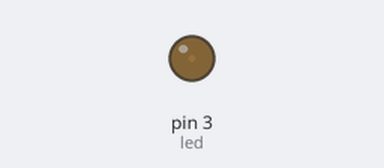
The sketch below on a simulated Arduino Uno, built with avr-gcc and run on an emulated ATmega328P. Shown: output pins drawn as LEDs (lit = HIGH).

Above: at 0.05 s.
At 0.95 s:
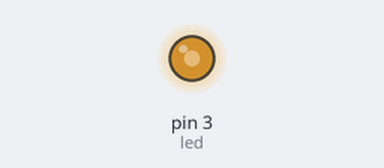
At 1.4 s:
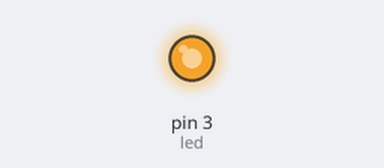
At 2.75 s:
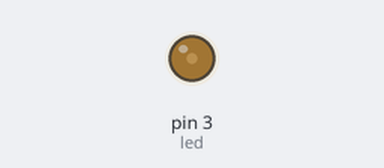
Timing chart, 0 to 7.0 s (numbered marks = the images above):
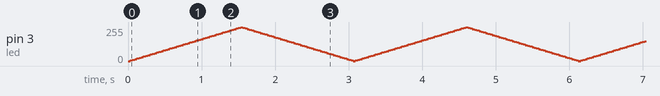

The sketch:

PWM.ino
```cpp
int led = 3,brightness = 0,fadeAmount = 5;
void setup()
{
  pinMode(led, OUTPUT);
}
void loop()
{
  analogWrite(led, brightness);
  brightness = brightness + fadeAmount;
  if (brightness == 0 || brightness == 255)
  {
    fadeAmount = -fadeAmount ;
  }
  delay(30);
}
```
